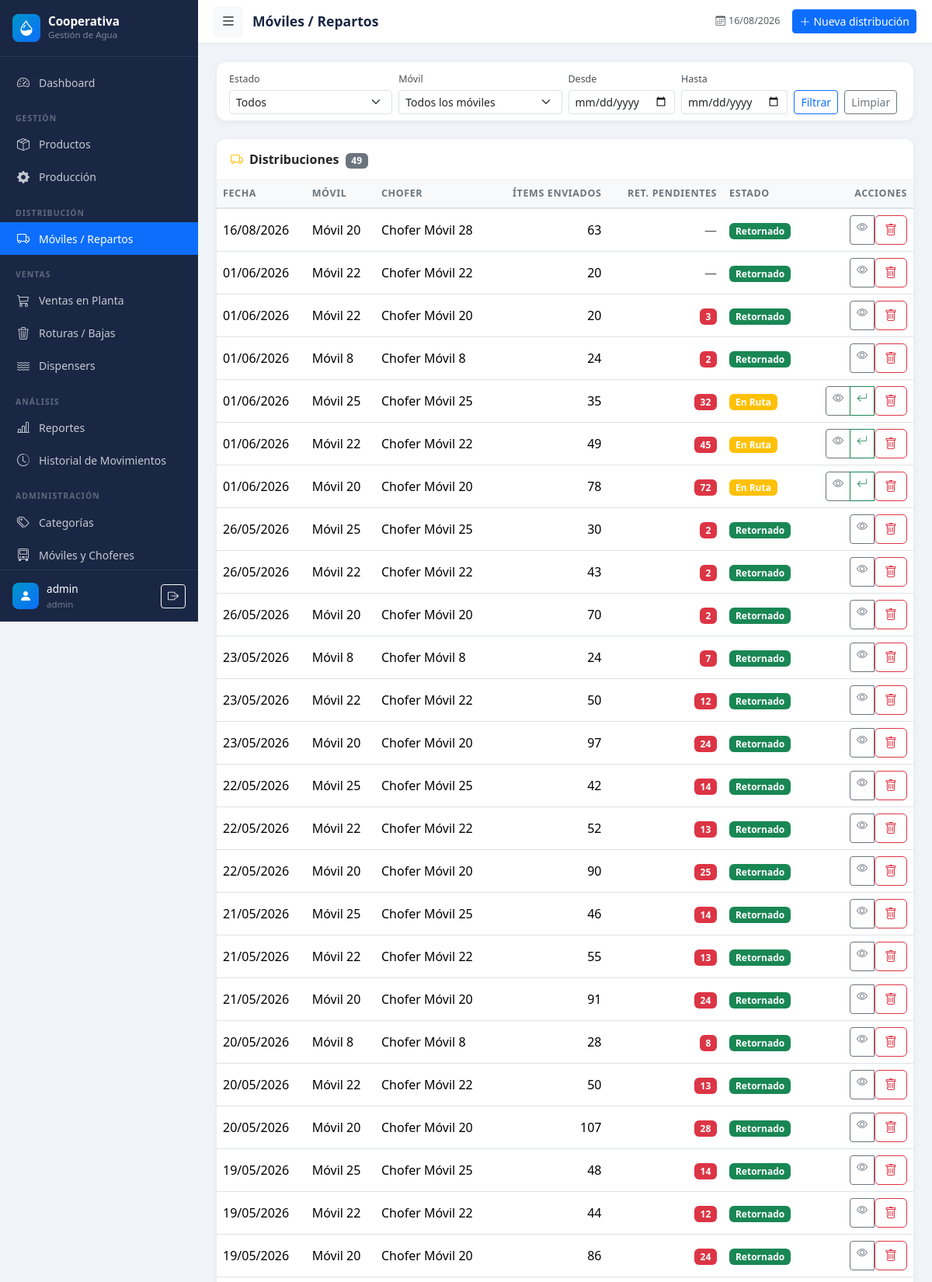
/distribucion/ (signed in, upper part), run on the app's committed database.
### models.py (models this page shows, shortened)
class User(UserMixin, db.Model):
    __tablename__ = 'users'
    id = db.Column(db.Integer, primary_key=True)
    username = db.Column(db.String(80), unique=True, nullable=False)
    email = db.Column(db.String(120), unique=True, nullable=True)
    password_hash = db.Column(db.String(256), nullable=False)
    role = db.Column(db.String(20), default='operator')  # admin, operator, viewer
    active = db.Column(db.Boolean, default=True)
    created_at = db.Column(db.DateTime, default=datetime.utcnow)
    @property
    def is_admin(self):
        return self.role == 'admin'

class Distribution(db.Model):
    __tablename__ = 'distributions'
    id = db.Column(db.Integer, primary_key=True)
    date = db.Column(db.Date, nullable=False)
    vehicle_id = db.Column(db.Integer, db.ForeignKey('vehicles.id'), nullable=False)
    driver_id = db.Column(db.Integer, db.ForeignKey('drivers.id'), nullable=False)
    status = db.Column(db.String(20), default='salida')  # salida, retornado
    notes = db.Column(db.Text)
    user_id = db.Column(db.Integer, db.ForeignKey('users.id'))
    created_at = db.Column(db.DateTime, default=datetime.utcnow)
    returned_at = db.Column(db.DateTime)
    user = db.relationship('User', backref='distributions')
    items = db.relationship('DistributionItem', backref='distribution',
                            lazy=True, cascade='all, delete-orphan')
    @property
    def total_items_sent(self):
        return sum(item.qty_sent for item in self.items)
    @property
    def pending_returnables(self):
        total = 0
        for item in self.items:
            if item.product.is_returnable:
                pending = item.qty_sent - item.qty_returned_full - item.qty_returned_empty
                if pending > 0:
                    total += pending
        return total
    @property
    def status_badge(self):
        return {'salida': 'warning', 'retornado': 'success'}.get(self.status, 'secondary')
    @property
    def status_label(self):
        return {'salida': 'En Ruta', 'retornado': 'Retornado'}.get(self.status, self.status)

class Vehicle(db.Model):
    __tablename__ = 'vehicles'
    id = db.Column(db.Integer, primary_key=True)
    code = db.Column(db.String(20), unique=True, nullable=False)
    description = db.Column(db.String(100))
    active = db.Column(db.Boolean, default=True)
    distributions = db.relationship('Distribution', backref='vehicle', lazy=True)

class Driver(db.Model):
    __tablename__ = 'drivers'
    id = db.Column(db.Integer, primary_key=True)
    name = db.Column(db.String(100), nullable=False)
    vehicle_id = db.Column(db.Integer, db.ForeignKey('vehicles.id'), nullable=True)
    active = db.Column(db.Boolean, default=True)
    vehicle = db.relationship('Vehicle', backref='drivers')
    distributions = db.relationship('Distribution', backref='driver', lazy=True)

class DistributionItem(db.Model):
    __tablename__ = 'distribution_items'
    id = db.Column(db.Integer, primary_key=True)
    distribution_id = db.Column(db.Integer, db.ForeignKey('distributions.id'), nullable=False)
    product_id = db.Column(db.Integer, db.ForeignKey('products.id'), nullable=False)
    qty_sent = db.Column(db.Integer, default=0)
    qty_returned_full = db.Column(db.Integer, default=0)
    qty_returned_empty = db.Column(db.Integer, default=0)
    product = db.relationship('Product', backref='distribution_items')

class Product(db.Model):
    __tablename__ = 'products'
    id = db.Column(db.Integer, primary_key=True)
    name = db.Column(db.String(150), nullable=False)
    category_id = db.Column(db.Integer, db.ForeignKey('categories.id'), nullable=False)
    capacity = db.Column(db.String(50))
    is_returnable = db.Column(db.Boolean, default=False)
    stock = db.Column(db.Integer, default=0)
    min_stock = db.Column(db.Integer, default=0)
    unit = db.Column(db.String(20), default='unidad')
    active = db.Column(db.Boolean, default=True)
    created_at = db.Column(db.DateTime, default=datetime.utcnow)

### blueprints/distribution.py (the view)
@distribution_bp.route('/')
@login_required
def index():
    status_filter = request.args.get('status', '')
    vehicle_filter = request.args.get('vehicle_id', '')
    date_from = request.args.get('date_from', '')
    date_to = request.args.get('date_to', '')
    query = Distribution.query.order_by(Distribution.date.desc(), Distribution.created_at.desc())
    if status_filter:
        query = query.filter_by(status=status_filter)
    if vehicle_filter:
        query = query.filter_by(vehicle_id=int(vehicle_filter))
    if date_from:
        query = query.filter(Distribution.date >= date_from)
    if date_to:
        query = query.filter(Distribution.date <= date_to)
    distributions = query.all()
    vehicles = Vehicle.query.filter_by(active=True).order_by(Vehicle.code).all()
    return render_template('distribution/index.html',
                           distributions=distributions,
                           vehicles=vehicles,
                           status_filter=status_filter,
                           vehicle_filter=vehicle_filter,
                           date_from=date_from,
                           date_to=date_to)

### templates/distribution/index.html (shortened to what this page needs)
{% extends 'base.html' %}
{% block page_title %}Móviles / Repartos{% endblock %}
{% block topbar_actions %}
<a href="{{ url_for('distribution.create') }}" class="btn btn-sm btn-primary">
  <i class="bi bi-plus-lg me-1"></i>Nueva distribución
</a>
{% endblock %}
{% block content %}
<div class="card data-card mb-4">
  <div class="card-body py-2">
    <form method="GET" class="row g-2 align-items-end">
      <div class="col-md-3">
        <label class="form-label smaller mb-1">Estado</label>
        <select name="status" class="form-select form-select-sm">
          <option value="">Todos</option>
        </select>
      </div>
      <div class="col-md-3">
        <label class="form-label smaller mb-1">Móvil</label>
        <select name="vehicle_id" class="form-select form-select-sm">
          <option value="">Todos los móviles</option>
        </select>
      </div>
      <div class="col-md-2">
        <label class="form-label smaller mb-1">Desde</label>
        <input type="date" name="date_from" class="form-control form-control-sm" value="{{ date_from }}">
      </div>
      <div class="col-md-2">
        <label class="form-label smaller mb-1">Hasta</label>
        <input type="date" name="date_to" class="form-control form-control-sm" value="{{ date_to }}">
      </div>
      <div class="col-auto">
        <button type="submit" class="btn btn-sm btn-outline-primary">Filtrar</button>
        <a href="{{ url_for('distribution.index') }}" class="btn btn-sm btn-outline-secondary ms-1">Limpiar</a>
      </div>
    </form>
  </div>
</div>
<div class="card data-card">
  <div class="card-header">
    <i class="bi bi-truck me-2 text-warning"></i>Distribuciones
    <span class="badge bg-secondary ms-1">{{ distributions|length }}</span>
  </div>
  <div class="card-body p-0">
    {% if distributions %}
    <div class="table-responsive">
      <table class="table table-hover align-middle mb-0">
        <thead class="table-light">
          <tr>
            <th>Fecha</th>
            <th>Móvil</th>
            <th>Chofer</th>
            <th class="text-end">Ítems enviados</th>
            <th class="text-end">Ret. pendientes</th>
            <th>Estado</th>
            <th class="text-end">Acciones</th>
          </tr>
        </thead>
        <tbody>
          {% for d in distributions %}
          <tr>
            <td>{{ d.date.strftime('%d/%m/%Y') }}</td>
            <td class="fw-500">{{ d.vehicle.code }}</td>
            <td>{{ d.driver.name }}</td>
            <td class="text-end">{{ d.total_items_sent }}</td>
            <td class="text-end">
              {% if d.pending_returnables > 0 %}
              <span class="badge bg-danger">{{ d.pending_returnables }}</span>
              {% else %}
              <span class="text-muted">—</span>
              {% endif %}
            </td>
            <td>
              <span class="badge bg-{{ d.status_badge }}">{{ d.status_label }}</span>
            </td>
            <td class="text-end">
              <div class="btn-group btn-group-sm">
                <a href="{{ url_for('distribution.detail', id=d.id) }}"
                   class="btn btn-outline-secondary" title="Ver detalle">
                  <i class="bi bi-eye"></i>
                </a>
                {% if d.status == 'salida' %}
                <a href="{{ url_for('distribution.register_return', id=d.id) }}"
                   class="btn btn-outline-success" title="Registrar devolución">
                  <i class="bi bi-arrow-return-left"></i>
                </a>
                {% endif %}
                {% if current_user.is_admin %}
                <form method="POST" action="{{ url_for('distribution.delete', id=d.id) }}"
                      onsubmit="return confirm('¿Eliminar esta distribución?')">
                  <button type="submit" class="btn btn-outline-danger" title="Eliminar">
                    <i class="bi bi-trash"></i>
                  </button>
                </form>
                {% endif %}
              </div>
            </td>
          </tr>
          {% endfor %}
        </tbody>
      </table>
    </div>
    {% else %}
    <div class="text-center text-muted p-5">
      <i class="bi bi-truck display-4 d-block mb-2"></i>
      Sin distribuciones registradas.
    </div>
    {% endif %}
  </div>
</div>
{% endblock %}

### templates/base.html (shortened to what this page needs)
<!DOCTYPE html>
<html lang="es">
<head>
  <link href="https://cdn.jsdelivr.net/npm/bootstrap@5.3.2/dist/css/bootstrap.min.css" rel="stylesheet">
  <link href="https://cdn.jsdelivr.net/npm/bootstrap-icons@1.11.3/font/bootstrap-icons.css" rel="stylesheet">
  <link href="{{ url_for('static', filename='css/style.css') }}" rel="stylesheet">
</head>
<body>
<nav id="sidebar">
  <div class="sidebar-header">
    <a href="{{ url_for('dashboard.index') }}" class="sidebar-brand">
      <div class="sidebar-brand-icon">
        <i class="bi bi-droplet-half text-white fs-5"></i>
      </div>
      <div>
        <div class="sidebar-brand-name">Cooperativa</div>
        <div class="sidebar-brand-sub">Gestión de Agua</div>
      </div>
    </a>
  </div>
  <div class="sidebar-nav">
    <ul class="nav flex-column">
      <li class="nav-item">
        <a class="nav-link {% if request.endpoint == 'dashboard.index' %}active{% endif %}"
           href="{{ url_for('dashboard.index') }}">
          <i class="bi bi-speedometer2"></i> Dashboard
        </a>
      </li>
      <li><div class="nav-section-label">Gestión</div></li>
      <li class="nav-item">
        <a class="nav-link {% if request.blueprint == 'products' %}active{% endif %}"
           href="{{ url_for('products.index') }}">
          <i class="bi bi-box-seam"></i> Productos
        </a>
      </li>
      <li class="nav-item">
        <a class="nav-link {% if request.blueprint == 'production' %}active{% endif %}"
           href="{{ url_for('production.index') }}">
          <i class="bi bi-gear-fill"></i> Producción
        </a>
      </li>
      <li><div class="nav-section-label">Distribución</div></li>
      <li class="nav-item">
        <a class="nav-link {% if request.blueprint == 'distribution' %}active{% endif %}"
           href="{{ url_for('distribution.index') }}">
          <i class="bi bi-truck"></i> Móviles / Repartos
        </a>
      </li>
      <li><div class="nav-section-label">Ventas</div></li>
      <li class="nav-item">
        <a class="nav-link {% if request.blueprint == 'sales' %}active{% endif %}"
           href="{{ url_for('sales.index') }}">
          <i class="bi bi-cart3"></i> Ventas en Planta
        </a>
      </li>
      <li class="nav-item">
        <a class="nav-link {% if request.blueprint == 'breakage' %}active{% endif %}"
           href="{{ url_for('breakage.index') }}">
          <i class="bi bi-trash3"></i> Roturas / Bajas
        </a>
      </li>
      <li class="nav-item">
        <a class="nav-link {% if request.blueprint == 'dispensers' %}active{% endif %}"
           href="{{ url_for('dispensers.index') }}">
          <i class="bi bi-water"></i> Dispensers
        </a>
      </li>
      <li><div class="nav-section-label">Análisis</div></li>
      <li class="nav-item">
        <a class="nav-link {% if request.blueprint == 'reports' %}active{% endif %}"
           href="{{ url_for('reports.index') }}">
          <i class="bi bi-bar-chart-line"></i> Reportes
        </a>
      </li>
      <li class="nav-item">
        <a class="nav-link {% if request.endpoint == 'reports.movements' %}active{% endif %}"
           href="{{ url_for('reports.movements') }}">
          <i class="bi bi-clock-history"></i> Historial de Movimientos
        </a>
      </li>
      {% if current_user.is_admin %}
      <li><div class="nav-section-label">Administración</div></li>
      <li class="nav-item">
        <a class="nav-link {% if request.endpoint == 'products.categories' %}active{% endif %}"
           href="{{ url_for('products.categories') }}">
          <i class="bi bi-tags"></i> Categorías
        </a>
      </li>
      <li class="nav-item">
        <a class="nav-link {% if request.endpoint == 'products.vehicles' %}active{% endif %}"
           href="{{ url_for('products.vehicles') }}">
          <i class="bi bi-truck-front"></i> Móviles y Choferes
        </a>
      </li>
      {% endif %}
    </ul>
  </div>
  <div class="sidebar-footer">
    <div class="sidebar-brand-icon" style="width:34px;height:34px;">
      <i class="bi bi-person-fill text-white"></i>
    </div>
    <div class="flex-grow-1 overflow-hidden">
      <div class="sidebar-user-name">{{ current_user.username }}</div>
      <div class="sidebar-user-role">{{ current_user.role }}</div>
    </div>
    <a href="{{ url_for('auth.logout') }}" class="btn btn-sm btn-outline-light flex-shrink-0"
       title="Cerrar sesión">
      <i class="bi bi-box-arrow-right"></i>
    </a>
  </div>
</nav>
<div class="main-content" id="mainContent">
  <header class="top-bar">
    <button class="btn btn-sm btn-light" id="sidebarToggle">
      <i class="bi bi-list fs-5"></i>
    </button>
    <span class="page-title">{% block page_title %}{% endblock %}</span>
    <div class="ms-auto d-flex align-items-center gap-3">
      <span class="text-muted smaller d-none d-md-inline">
        <i class="bi bi-calendar3 me-1"></i>{{ now.strftime('%d/%m/%Y') }}
      </span>
      {% block topbar_actions %}{% endblock %}
    </div>
  </header>
  <div class="content-area">
    {% block content %}{% endblock %}
  </div>
</div>
</body>
</html>

### data on the page
User: username "admin", role "admin"
Distribution: date "16/08/2026", vehicle.code "Móvil 20", driver.name "Chofer Móvil 28", total_items_sent "63", status_label "Retornado"
Distribution: date "01/06/2026", vehicle.code "Móvil 22", driver.name "Chofer Móvil 22", total_items_sent "20", status_label "Retornado"
Distribution: date "01/06/2026", vehicle.code "Móvil 22", driver.name "Chofer Móvil 20", total_items_sent "20", pending_returnables "3", status_label "Retornado"
Distribution: date "01/06/2026", vehicle.code "Móvil 8", driver.name "Chofer Móvil 8", total_items_sent "24", pending_returnables "2", status_label "Retornado"
Distribution: date "01/06/2026", vehicle.code "Móvil 25", driver.name "Chofer Móvil 25", total_items_sent "35", pending_returnables "32", status_label "En Ruta"
Distribution: date "01/06/2026", vehicle.code "Móvil 22", driver.name "Chofer Móvil 22", total_items_sent "49", pending_returnables "45", status_label "En Ruta"
Distribution: date "01/06/2026", vehicle.code "Móvil 20", driver.name "Chofer Móvil 20", total_items_sent "78", pending_returnables "72", status_label "En Ruta"
Distribution: date "26/05/2026", vehicle.code "Móvil 25", driver.name "Chofer Móvil 25", total_items_sent "30", pending_returnables "2", status_label "Retornado"
Distribution: date "26/05/2026", vehicle.code "Móvil 22", driver.name "Chofer Móvil 22", total_items_sent "43", pending_returnables "2", status_label "Retornado"
Distribution: date "26/05/2026", vehicle.code "Móvil 20", driver.name "Chofer Móvil 20", total_items_sent "70", pending_returnables "2", status_label "Retornado"
Distribution: date "23/05/2026", vehicle.code "Móvil 8", driver.name "Chofer Móvil 8", total_items_sent "24", pending_returnables "7", status_label "Retornado"
Distribution: date "23/05/2026", vehicle.code "Móvil 22", driver.name "Chofer Móvil 22", total_items_sent "50", pending_returnables "12", status_label "Retornado"
Distribution: date "23/05/2026", vehicle.code "Móvil 20", driver.name "Chofer Móvil 20", total_items_sent "97", pending_returnables "24", status_label "Retornado"
Distribution: date "22/05/2026", vehicle.code "Móvil 25", driver.name "Chofer Móvil 25", total_items_sent "42", pending_returnables "14", status_label "Retornado"
Distribution: date "22/05/2026", vehicle.code "Móvil 22", driver.name "Chofer Móvil 22", total_items_sent "52", pending_returnables "13", status_label "Retornado"
Distribution: date "22/05/2026", vehicle.code "Móvil 20", driver.name "Chofer Móvil 20", total_items_sent "90", pending_returnables "25", status_label "Retornado"
Distribution: date "21/05/2026", vehicle.code "Móvil 25", driver.name "Chofer Móvil 25", total_items_sent "46", pending_returnables "14", status_label "Retornado"
Distribution: date "21/05/2026", vehicle.code "Móvil 22", driver.name "Chofer Móvil 22", total_items_sent "55", pending_returnables "13", status_label "Retornado"
Distribution: date "21/05/2026", vehicle.code "Móvil 20", driver.name "Chofer Móvil 20", total_items_sent "91", pending_returnables "24", status_label "Retornado"
Distribution: date "20/05/2026", vehicle.code "Móvil 8", driver.name "Chofer Móvil 8", total_items_sent "28", pending_returnables "8", status_label "Retornado"
Distribution: date "20/05/2026", vehicle.code "Móvil 22", driver.name "Chofer Móvil 22", total_items_sent "50", pending_returnables "13", status_label "Retornado"
Distribution: date "20/05/2026", vehicle.code "Móvil 20", driver.name "Chofer Móvil 20", total_items_sent "107", pending_returnables "28", status_label "Retornado"
Distribution: date "19/05/2026", vehicle.code "Móvil 25", driver.name "Chofer Móvil 25", total_items_sent "48", pending_returnables "14", status_label "Retornado"
Distribution: date "19/05/2026", vehicle.code "Móvil 22", driver.name "Chofer Móvil 22", total_items_sent "44", pending_returnables "12", status_label "Retornado"
Distribution: date "19/05/2026", vehicle.code "Móvil 20", driver.name "Chofer Móvil 20", total_items_sent "86", pending_returnables "24", status_label "Retornado"

### other printed values
{{ distributions|length }} "49"
